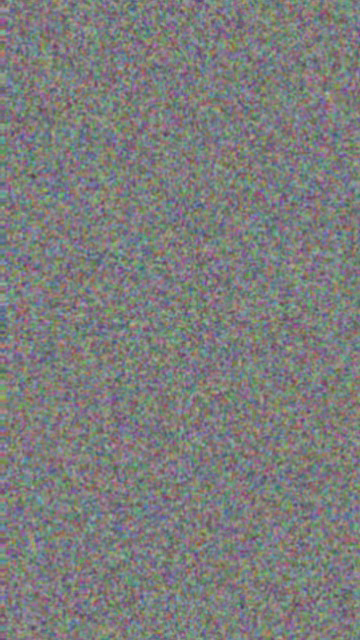
#> input picture frame 6 of ../tmp/tmpakfew_vf/synthetic.mp4, 360 x 640 px
$ python test_ref_motion.py
#> lines starting #> are read from the running program, lines starting #| are printed output that depends on the picture
### skills/video-edit/scripts/ref_motion.py
#!/usr/bin/env python3
"""Measure camera motion, speed and transitions in a reference video.

    uv run -q --with opencv-python-headless --with numpy python -I ref_motion.py REF.mp4 [--every 0.1]

Prints one row per --every seconds: frame diff (subject motion), zoom per frame and
cumulative zoom since the last cut (push-in > 1, pull-out < 1), pan in % of frame
per frame, rotation and mean luma (a dip to black or a flash shows here). Then, per
shot, the share of repeated frames: a 30 fps source in a 60 fps file repeats every
other frame; irregular repeats mean low-light variable frame rate or slow motion;
no repeats with unusually fast motion suggests a speed-up. Confirm on frame strips.
"""
import argparse
import cv2
import numpy as np


def measure(path):
    cap = cv2.VideoCapture(path)
    fps = cap.get(cv2.CAP_PROP_FPS)
    prev, rows, cum, i = None, [], 1.0, 0
    while True:
        ok, f = cap.read()
        if not ok:
            break
        g = cv2.cvtColor(cv2.resize(f, (360, 640)), cv2.COLOR_BGR2GRAY)
        if prev is not None:
            diff = float(np.mean(cv2.absdiff(g, prev)))
            s = tx = ty = rot = np.nan
            p0 = cv2.goodFeaturesToTrack(prev, 400, 0.01, 8)
            if p0 is not None and len(p0) > 20:
                p1, st, _ = cv2.calcOpticalFlowPyrLK(prev, g, p0, None)
                ok_pts = st.ravel() == 1
                M, _ = cv2.estimateAffinePartial2D(p0[ok_pts], p1[ok_pts], method=cv2.RANSAC, ransacReprojThreshold=1.5)
                if M is not None:
                    s = float(np.hypot(M[0, 0], M[1, 0]))
                    rot = float(np.degrees(np.arctan2(M[1, 0], M[0, 0])))
                    cx, cy = M @ [180, 320, 1]  # pan = motion of the frame center, so a centered zoom reads as zero pan
                    tx, ty = (cx - 180) / 360 * 100, (cy - 320) / 640 * 100
            cut = diff > 25 or (g.mean() < 20 <= prev.mean())  # hard cut, or entering a dip to black
            cum = 1.0 if cut else cum * (1 if np.isnan(s) else s)
            rows.append((i / fps, diff, s, tx, ty, rot, cum, float(g.mean()), cut))
        prev, i = g, i + 1
    return fps, rows


# [18 lines that do not run on import are left out]

### skills/video-edit/scripts/test_ref_motion.py
#!/usr/bin/env python3
"""ref_motion recovers a known push-in and pan and splits on a dip to black;
borrow_camera's base zoom keeps every frame's edges inside the source.

    uv run -q --with opencv-python-headless --with numpy python -I test_ref_motion.py
"""
import sys
import tempfile
from pathlib import Path
import cv2
import numpy as np

sys.path.insert(0, str(Path(__file__).resolve().parent))
from ref_motion import measure
from borrow_camera import matrices, W, H

rng = np.random.default_rng(0)
tex = cv2.GaussianBlur(rng.integers(0, 255, (640, 360, 3), dtype=np.uint8), (5, 5), 0)
path = str(Path(tempfile.mkdtemp()) / "synthetic.mp4")
out = cv2.VideoWriter(path, cv2.VideoWriter_fourcc(*"mp4v"), 30, (360, 640))
for i in range(60):  # 30 frames pushing in 0.3%/frame and panning 1 px/frame, then 30 black frames
    if i < 30:
        m = cv2.getRotationMatrix2D((180, 320), 0, 1.003 ** i) + [[0, 0, i], [0, 0, 0]]
        out.write(cv2.warpAffine(tex, m, (360, 640), borderMode=cv2.BORDER_REFLECT))
    else:
        out.write(np.zeros_like(tex))
out.release()

fps, rows = measure(path)
#> in measure, f is the input picture: shape (640, 360, 3); mean B, G, R 124.4, 125.3, 124.5
#> in measure, `g = cv2.cvtColor(cv2.resize(f, (360, 640)), cv2.COLOR_BGR2GRAY)`:
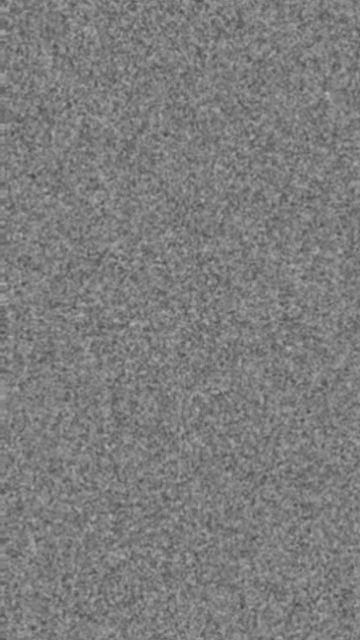
#> g: shape (640, 360); min 67, max 181, mean 124.9
#> in measure, `prev, i = g, i + 1`: i = 1
assert fps == 30
cum = rows[28][6]
assert abs(cum - 1.003 ** 29) < 0.01, cum
pan = np.mean([r[3] for r in rows[:28]]) / 100 * 360
assert abs(pan - 1) < 0.3, pan
assert any(r[8] for r in rows[29:32]), "dip to black should split the shot"

n = 50
tx, ty = np.linspace(-30, 30, n), np.linspace(20, -20, n)
rot, z = np.linspace(-1, 1, n), np.linspace(0.98, 1.01, n)
base, ms = matrices(tx, ty, rot, z, (300.0, 1300.0))
corners = np.array([[0, 0, 1], [W, 0, 1], [0, H, 1], [W, H, 1]], float).T
for m in ms:
    src = cv2.invertAffineTransform(m) @ corners
    assert src.min() >= -1e-6 and src[0].max() <= W + 1e-6 and src[1].max() <= H + 1e-6
assert 1.0 < base < 1.2, base
print("ok")
